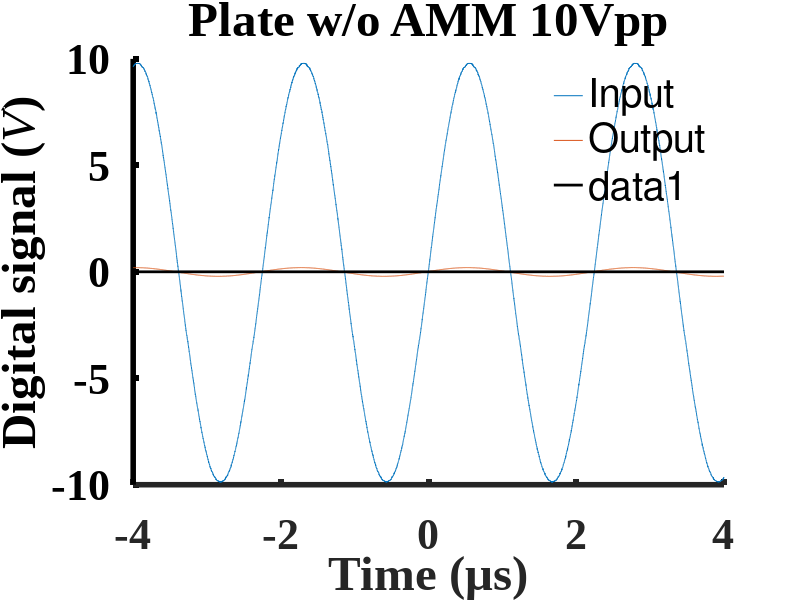

This chart was generated by the following MATLAB code: (Note: this script raises an error after producing the figure.)
% function createfigure(X1, YMatrix1)
%CREATEFIGURE(X1, YMatrix1)
%  X1:  vector of plot x data
%  YMATRIX1:  matrix of plot y data

%  Auto-generated by MATLAB on 04-Apr-2023 11:29:20

% load data
load('E_harvesting_230303_plate_wo_AMM_10Vpp.mat');

% Create figure
figure;

% figure size setting
x0=50;
y0=50;

height = 800;
width=height*(4/3);

set(gcf,'position',[x0,y0,width,height])

% Create axes
axes1 = axes;
hold(axes1,'on');

% Create multiple line objects using matrix input to plot
plot1 = plot(X1,YMatrix1);
set(plot1(1),'DisplayName','Input',...
    'Color',[0 0.447058826684952 0.74117648601532]);
set(plot1(2),'DisplayName','Output',...
    'Color',[0.850980401039124 0.325490206480026 0.0980392172932625]);

% Create line (y = 0)
line(xlim(), [0,0], 'LineWidth', 2, 'Color', 'k');

% Create ylabel
ylabel('Digital signal ({\itV})','FontWeight','bold','FontSize',32,...
    'FontName','Times New Roman');

% Create xlabel
xlabel('Time ({\mus})','FontWeight','bold','FontSize',32,...
    'FontName','Times New Roman');

% Create title
title('Plate w/o AMM 10Vpp');

% Uncomment the following line to preserve the X-limits of the axes
xlim(axes1,[-4e-06 4e-06]);
% Uncomment the following line to preserve the Y-limits of the axes
ylim(axes1,[-10 10]);
hold(axes1,'off');
% Set the remaining axes properties
set(axes1,'FontName','Times New Roman','FontSize',32,'FontWeight','bold',...
    'LineWidth',4,'XGrid','off','XTick',[-4e-06 -2e-06 0 2e-06 4e-06],...
    'XTickLabel',{'-4','-2','0','2','4'},'YColor',[0 0 0],'YGrid','off','ZGrid',...
    'on');
% Create legend
legend(axes1,'show');
legend box off
set(legend1,'Location','northwest');

